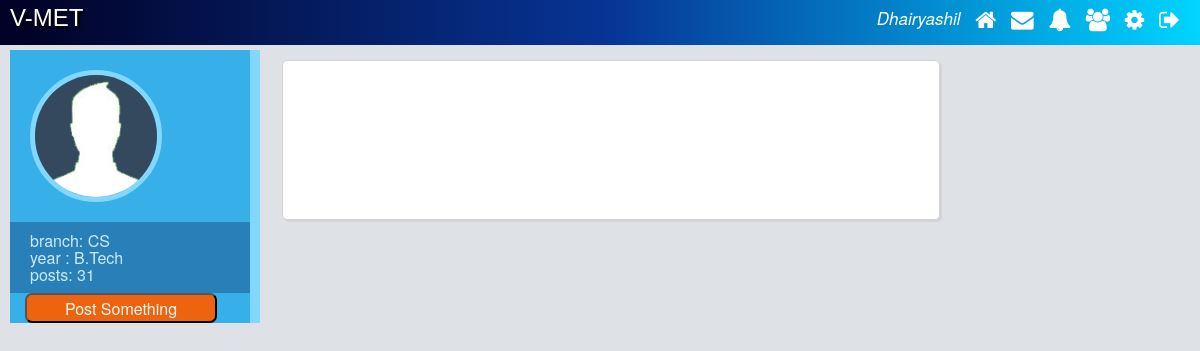
Page /dhairyashil_desai (signed in) on the earlier database version.
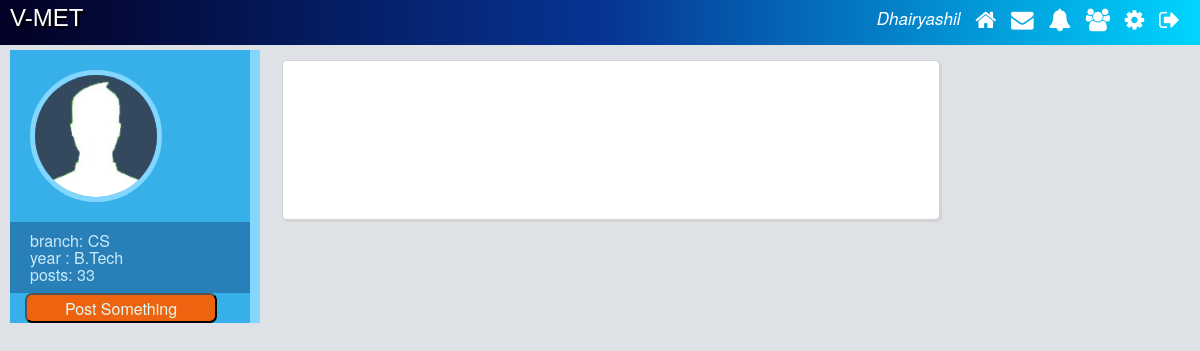
Same page on the later database version.
### tables this page shows
CREATE TABLE `users` (
  `id` int(11) NOT NULL,
  `gr_no` int(10) NOT NULL,
  `first_name` varchar(25) NOT NULL,
  `last_name` varchar(25) NOT NULL,
  `username` varchar(50) NOT NULL,
  `gender` varchar(6) NOT NULL,
  `email` varchar(40) NOT NULL,
  `password` varchar(255) NOT NULL,
  `year` varchar(12) NOT NULL,
  `branch` varchar(6) NOT NULL,
  `phone` int(10) NOT NULL,
  `date_of_birth` date NOT NULL,
  `friend_array` text NOT NULL,
  `profile_pic` varchar(255) NOT NULL,
  `no_likes` int(11) NOT NULL,
  `num_posts` int(11) NOT NULL,
  `user_closed` varchar(3) NOT NULL
);

### profile.php (the view, shortened to what this page needs)
<?php
include("includes/header.php");
if(isset($_GET['profile_username']))
{
	$username =$_GET['profile_username'];
	$user_details_query =mysqli_query($con,"SELECT * FROM users where username ='$username'");
	$user_array = mysqli_fetch_array($user_details_query);
}
 ?>
	<div class="profile_left">
		<img src="<?php echo  $user_array['profile_pic']; ?>">
			<div class="profile_info">
				<p> <?php echo "branch: " .$user_array['branch']; ?></p>
				<p> <?php echo "year : " .$user_array['year']; ?></p>
				<p> <?php echo "posts: " .$user_array['num_posts']; ?></p>
			</div>
			<input type="submit" class="deep_blue" data-toggle="modal" data-target="#post_form" value="Post Something">
	</div>
	<div class="main_column column">
	</div>
	</div>
</body>
</html>

### includes/header.php (shortened to what this page needs)
<?php
require 'config/config.php';
if (isset($_SESSION['username'])) {
	$userLoggedIn = $_SESSION['username'];
	$user_details_query = mysqli_query($con, "SELECT * FROM users WHERE username='$userLoggedIn'");
	$user = mysqli_fetch_array($user_details_query);
}
else {
	header("Location: login.php");
}
?>
<!DOCTYPE html>
<head>
	<link rel="stylesheet" href="//maxcdn.bootstrapcdn.com/font-awesome/4.3.0/css/font-awesome.min.css">
	<link rel="stylesheet" type="text/css" href="assets/css/bootstrap.css">
	<link rel="stylesheet" type="text/css" href="assets/css/style.css">
</head>
<body>
	<div class="top_bar">
		<div class="logo">
			<a href="index.php">V-MET</a>
		</div>
		<nav>
			<a href="<?php echo $userLoggedIn; ?>">
				<?php echo $user['first_name']; ?>
			</a>
			<a href="index.php">
				<i class="fa fa-home fa-lg"></i>
			</a>
			<a href="#">
				<i class="fa fa-envelope fa-lg"></i>
			</a>
			<a href="#">
				<i class="fa fa-bell fa-lg"></i>
			</a>
			<a href="#">
				<i class="fa fa-users fa-lg"></i>
			</a>
			<a href="#">
				<i class="fa fa-cog fa-lg"></i>
			</a>
			<a href="includes/handlers/logout.php">
				<i class="fa fa-sign-out fa-lg"></i>
			</a>
		</nav>
	</div>
	<div class="wrapper">

### assets/css/style.css (style rules this page uses)
html,body { font-family: "Work Sans", "Helvetica Neue", "Helvetica", Helvetica, Arial, sans-serif; line-height: 17px; font-weight: 400; background-color: #dee2e6; color: #1F2667; }
.logo a { font-family: 'Bellota-BoldItalic',sans-serif; text-shadow: #000 2.5px 2.5px 1px; margin-left: 10px; font-size: 150%; position: relative; color:#fff; top: 9px; }
.top_bar { width: 100%; min-width: 1050px; height :45px; background: rgb(2,0,36); background: linear-gradient(90deg, rgba(2,0,36,1) 0%, rgba(7,53,150,1) 51%, rgba(0,212,255,1) 100%); margin: 0 0 10px 0; display: inline-flex; position: fixed; z-index:10; }
nav { float: right; right: 5px; position: absolute; margin: 10px; }
nav a { font-style: italic; position: relative; color: #fff; text-decoration: none; font-size: 17px; margin: 5px; }
.wrapper { margin: 0 auto; top:50px; position: relative; padding: 0 10px; width: 75%; min-width: 950px; }
.column { background-color:#fff; padding: 10px; border: 1px solid #D3D3D3; border-radius: 5px; box-shadow: 2px 2px 1px #D3D3D3; z-index: -1; margin-top: 10px; }
.main_column { float: right; width:70%; min-height: 160px; z-index: -1; }
a { color: #1e8bff; text-decoration: none; }
.profile_left { top: -10px; width: 17%; max-width: 240px; min-width: 130px; height: 100%; float: left; position: relative; background-color: #37B0E9; border-right: 10px solid #83D6FE; color: #CBEAF8; margin-right: 20px; }
.profile_left img { min-width: 80px; width: 55%; margin: 20px; border: 5px solid #83D6FE; border-radius: 100px; }
.profile_info { display: list-item; background-color: #2980b9; width: 100%; padding: 10px 0 10px 0; }
.profile_info p { margin: 0 0 0 20px; word-wrap: break-word; }
.deep_blue { height: 30px; width: 80%; margin-left: 15px; border-radius: 7px; color: #defaf5; background-color: #ee630f; }
.main_column { float: right; width: 70%; min-height: 160px; z-index: -1; background-color: #fff; }
.profile_left { margin: 10px; float: left; width: 75%; max-width: 250px; }

### profile.php (style rules this page uses)
.wrapper { margin-left: 0px; padding-left: 0px; }

Differences in the rows shown:
changed users "Dhairyashil": num_posts "31" → "33"
